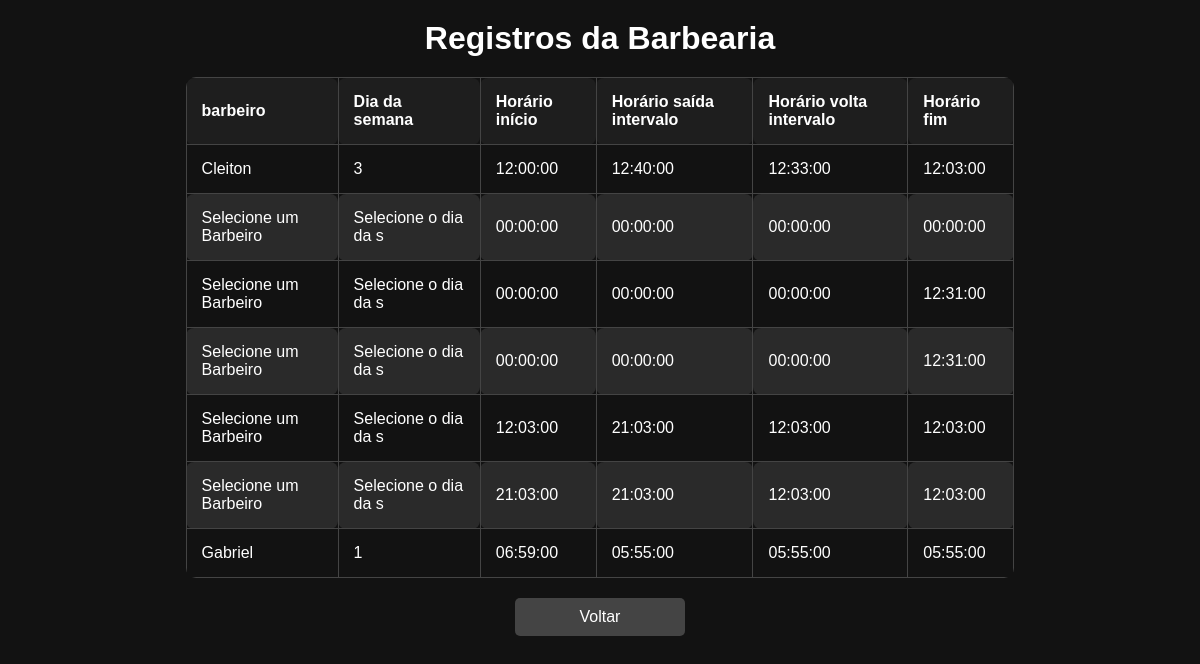
Page /visualizar_agendas.php on the committed database.
### tables this page shows
CREATE TABLE `agenda` (
  `id_agenda` int(11) NOT NULL,
  `barbeiro` varchar(128) NOT NULL,
  `dia_da_semana` varchar(20) NOT NULL,
  `horario_inicio` time NOT NULL,
  `horario_saida_intervalo` time NOT NULL,
  `horario_volta_intervalo` time NOT NULL,
  `horario_fim` time NOT NULL,
  `id_usuario` varchar(11) NOT NULL
);

### visualizar_agendas.php (the view, shortened to what this page needs)
<?php
include "conexao.php";
$sql = "SELECT * FROM agenda ORDER BY id_usuario DESC";
$result = $conn->query($sql);
?>
<!DOCTYPE html>
<html lang="pt-BR">
<head>
</head>
<body>
<h1>Registros da Barbearia</h1>
<table class="tabela-registros-barbearia">
    <thead>
        <tr>
            <th>barbeiro</th>
            <th>Dia da semana</th>
            <th>Horário início</th>
            <th>Horário saída intervalo</th>
            <th>Horário volta intervalo</th>
            <th>Horário fim</th>
        </tr>
    </thead>
    <tbody>
        <?php
$dados_agenda = [];
if ($result->num_rows > 0) {
    while ($row = $result->fetch_assoc()) {
        $dados_agenda[] = [
            'barbeiro' => $row['barbeiro'],
            'dia_da_semana' => $row['dia_da_semana'],
            'horario_inicio' => $row['horario_inicio'],
            'horario_saida_intervalo' => $row['horario_saida_intervalo'],
            'horario_volta_intervalo' => $row['horario_volta_intervalo'],
            'horario_fim' => $row['horario_fim'],
        ];
    }
}
$maxRows = count($dados_agenda);
for ($i = 0; $i < $maxRows; $i++) {
    echo "<tr>";
    echo "<td>" . (isset($dados_agenda[$i]['barbeiro']) ? $dados_agenda[$i]['barbeiro'] : '') . "</td>";
    echo "<td>" . (isset($dados_agenda[$i]['dia_da_semana']) ? $dados_agenda[$i]['dia_da_semana'] : '') . "</td>";
    echo "<td>" . (isset($dados_agenda[$i]['horario_inicio']) ? $dados_agenda[$i]['horario_inicio'] : '') . "</td>";
    echo "<td>" . (isset($dados_agenda[$i]['horario_saida_intervalo']) ? $dados_agenda[$i]['horario_saida_intervalo'] : '') . "</td>";
    echo "<td>" . (isset($dados_agenda[$i]['horario_volta_intervalo']) ? $dados_agenda[$i]['horario_volta_intervalo'] : '') . "</td>";
    echo "<td>" . (isset($dados_agenda[$i]['horario_fim']) ? $dados_agenda[$i]['horario_fim'] : '') . "</td>";
    echo "</tr>";
}
        ?>
    </tbody>
</table>
<a href="index.php" class="btn-voltar">Voltar</a>
</body>
</html>

### visualizar_agendas.php (style rules this page uses)
body { background-color: #121212; color: #ffffff; font-family: Arial, sans-serif; }
h1 { text-align: center; color: #ffffff; margin: 20px 0; }
table { width: 70%; border-collapse: collapse; margin: 20px auto; border-radius: 10px; overflow: hidden; }
th, td { border: 1px solid #444; padding: 15px; text-align: left; border-radius: 8px; }
th { background-color: #1e1e1e; }
tr:nth-child(even) { background-color: #2a2a2a; }
.btn-voltar { display: block; width: 150px; margin: 20px auto; padding: 10px; text-align: center; background-color: #444; color: white; text-decoration: none; border-radius: 5px; transition: background-color 0.3s; }

### rows in the picture
agenda: barbeiro "Cleiton", dia_da_semana "3", horario_inicio "12:00:00", horario_saida_intervalo "12:40:00", horario_volta_intervalo "12:33:00", horario_fim "12:03:00"
agenda: barbeiro "Gabriel", dia_da_semana "1", horario_inicio "06:59:00", horario_saida_intervalo "05:55:00", horario_volta_intervalo "05:55:00", horario_fim "05:55:00"

### other values in the picture
$dados_agenda[$i]['barbeiro'] "Selecione um Barbeiro"
$dados_agenda[$i]['dia_da_semana'] "Selecione o dia da s"
$dados_agenda[$i]['horario_inicio'] "00:00:00"
$dados_agenda[$i]['horario_saida_intervalo'] "00:00:00"
$dados_agenda[$i]['horario_volta_intervalo'] "00:00:00"
$dados_agenda[$i]['horario_fim'] "00:00:00"
$dados_agenda[$i]['horario_fim'] "12:31:00"
$dados_agenda[$i]['horario_inicio'] "12:03:00"
$dados_agenda[$i]['horario_saida_intervalo'] "21:03:00"
$dados_agenda[$i]['horario_volta_intervalo'] "12:03:00"
$dados_agenda[$i]['horario_fim'] "12:03:00"
$dados_agenda[$i]['horario_inicio'] "21:03:00"
